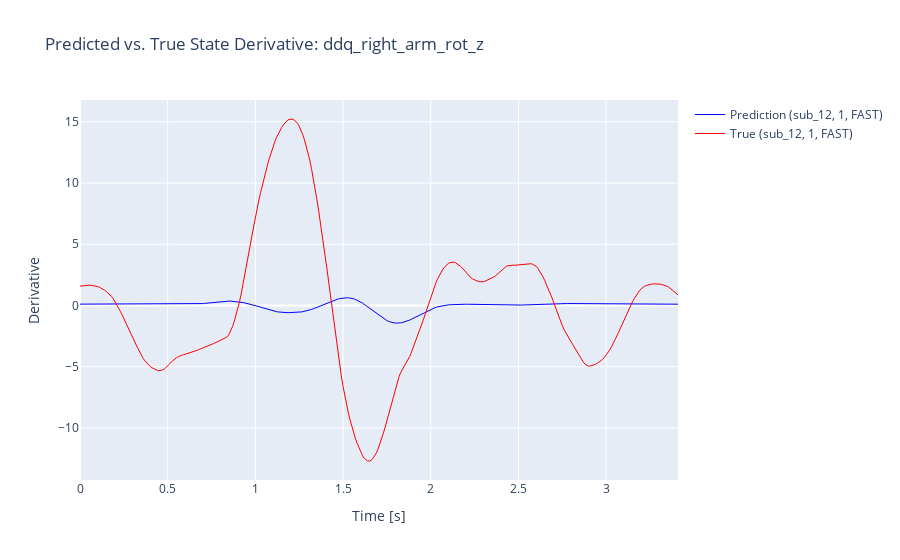
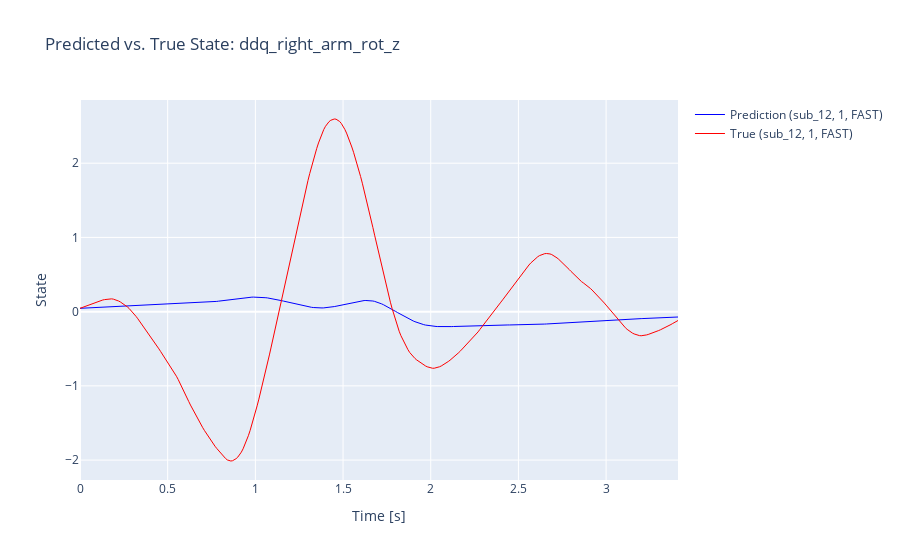

Notebook code cell kept with these figures, in order:
### Code cell
# Select which state derivative to plot
derivative_to_plot = 'ddq_right_arm_rot_z'
plot_idx = np.where(np.array(state_names) == derivative_to_plot)[0][0]

sub_to_plot = test_subjects[0]
instr_to_plot = selected_instructions[0]
vel_to_plot = selected_velocities[0]

# Retrieve the data for the selected trajectory
traj_to_plot = [i for i, traj in enumerate(test_traj_idx)
                if traj['subject'] == sub_to_plot
                    and traj['instruction'] == instr_to_plot
                    and traj['velocity'] == vel_to_plot
               ][0] # find the trajectory index

states_deriv_pred = states_deriv_pred_list[traj_to_plot]
states_deriv_true = states_deriv_test_list[traj_to_plot]

states_pred = states_pred_list[traj_to_plot]
states_true = states_test_list[traj_to_plot]

# Plot the predicted vs. true derivatives
fig = go.Figure()
fig.add_trace(go.Scatter
                (x=time_test_list[traj_to_plot],
                    y=states_deriv_pred[:, plot_idx],
                    mode='lines',
                    line=dict(color='blue', width=1),
                    name=f'Prediction ({sub_to_plot}, {instr_to_plot}, {vel_to_plot})'
                )
)
fig.add_trace(go.Scatter
                (x=time_test_list[traj_to_plot],
                    y=states_deriv_true[:, plot_idx],
                    mode='lines',
                    line=dict(color='red', width=1),
                    name=f'True ({sub_to_plot}, {instr_to_plot}, {vel_to_plot})'
                )
)
    
fig.update_layout(title=f'Predicted vs. True State Derivative: {derivative_to_plot}',
                  xaxis_title='Time [s]',
                  yaxis_title='Derivative',
                  showlegend=True
)

fig.show()

# Plot the predicted vs. true states
fig = go.Figure()
fig.add_trace(go.Scatter
                (x=time_test_list[traj_to_plot],
                    y=states_pred[:, plot_idx],
                    mode='lines',
                    line=dict(color='blue', width=1),
                    name=f'Prediction ({sub_to_plot}, {instr_to_plot}, {vel_to_plot})'
                )
)
fig.add_trace(go.Scatter
                (x=time_test_list[traj_to_plot],
                    y=states_true[:, plot_idx],
                    mode='lines',
                    line=dict(color='red', width=1),
                    name=f'True ({sub_to_plot}, {instr_to_plot}, {vel_to_plot})'
                )
)

fig.update_layout(title=f'Predicted vs. True State: {derivative_to_plot}',
                    xaxis_title='Time [s]',
                    yaxis_title='State',
                    showlegend=True
    )

fig.show()

### Figure 1 — Plotly figure (JSON) as saved in the notebook; plotly's stock layout.template omitted (floating-point values rounded to 4 significant figures; data arrays with more than 128 entries replaced by an {"elided": "..."} marker saying what was removed)
{"data": [{"line": {"color": "blue", "width": 1}, "mode": "lines", "name": "Prediction (sub_12, 1, FAST)", "type": "scatter", "x": {"elided": "342 float values"}, "y": {"elided": "342 float values"}}, {"line": {"color": "red", "width": 1}, "mode": "lines", "name": "True (sub_12, 1, FAST)", "type": "scatter", "x": {"elided": "342 float values"}, "y": {"elided": "342 float values"}}], "layout": {"showlegend": true, "title": {"text": "Predicted vs. True State Derivative: ddq_right_arm_rot_z"}, "xaxis": {"title": {"text": "Time [s]"}}, "yaxis": {"title": {"text": "Derivative"}}}}

### Figure 2 — Plotly figure (JSON) as saved in the notebook; plotly's stock layout.template omitted (floating-point values rounded to 4 significant figures; data arrays with more than 128 entries replaced by an {"elided": "..."} marker saying what was removed)
{"data": [{"line": {"color": "blue", "width": 1}, "mode": "lines", "name": "Prediction (sub_12, 1, FAST)", "type": "scatter", "x": {"elided": "342 float values"}, "y": {"elided": "342 float values"}}, {"line": {"color": "red", "width": 1}, "mode": "lines", "name": "True (sub_12, 1, FAST)", "type": "scatter", "x": {"elided": "342 float values"}, "y": {"elided": "342 float values"}}], "layout": {"showlegend": true, "title": {"text": "Predicted vs. True State: ddq_right_arm_rot_z"}, "xaxis": {"title": {"text": "Time [s]"}}, "yaxis": {"title": {"text": "State"}}}}
